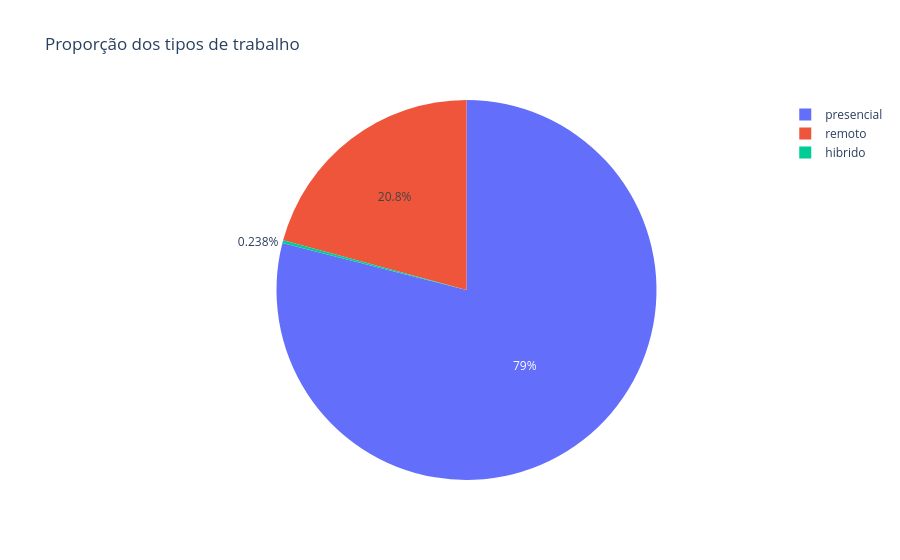

Notebook source saved alongside this figure:
### Code cell
# Gráfico de pizza (pra melhor visualização, o ideal é ter poucas divisões

remoto_contagem = df_limpo['remoto'].value_counts().reset_index()
remoto_contagem.columns = ['tipo_trabalho', 'quantidade'] # definindo os nomes das colunas

fig = px.pie(remoto_contagem,
             names='tipo_trabalho',
             values='quantidade',
             title='Proporção dos tipos de trabalho'

          )

fig.show()

### Figure 1 — Plotly figure (JSON) as saved in the notebook; plotly's stock layout.template omitted (floating-point values rounded to 4 significant figures)
{"data": [{"domain": {"x": [0, 1], "y": [0, 1]}, "hovertemplate": "tipo_trabalho=%{label}<br>quantidade=%{value}<extra></extra>", "labels": ["presencial", "remoto", "hibrido"], "legendgroup": "", "name": "", "showlegend": true, "type": "pie", "values": [105305, 27716, 318]}], "layout": {"legend": {"tracegroupgap": 0}, "title": {"text": "Proporção dos tipos de trabalho"}}}
